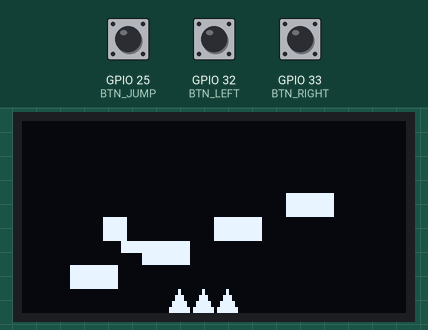
Bench run of a sketch on a simulated ESP32. On the bench: 128×64 one-colour display. The test bench sets the inputs (shaded band); at power-on: GPIO 25 (BTN_JUMP) HIGH, GPIO 32 (BTN_LEFT) HIGH, GPIO 33 (BTN_RIGHT) HIGH.

Above: at 1.2 s.
1.3 s: GPIO 25 (BTN_JUMP) pulled LOW for 0.15 s
At 1.72 s:
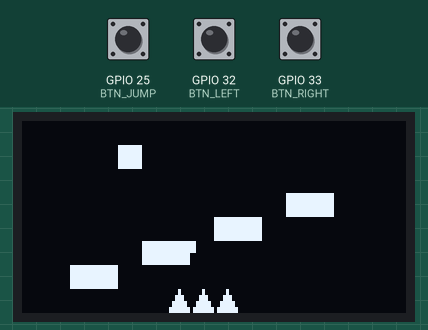
2.0 s: GPIO 32 (BTN_LEFT) pulled LOW for 1 s
At 2.34 s:
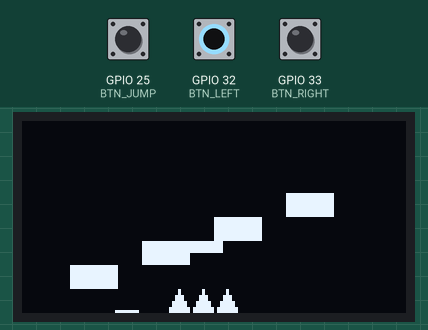
3.6 s: GPIO 33 (BTN_RIGHT) pulled LOW for 3.2 s
At 4.12 s:
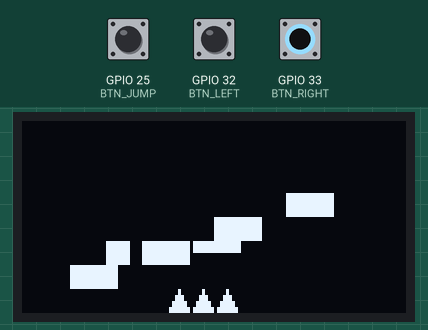
7.4 s: GPIO 25 (BTN_JUMP) pulled LOW for 1 s
At 8.47 s:
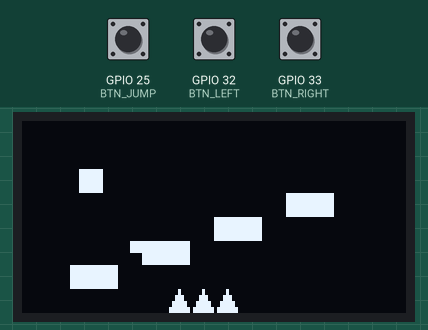
9.0 s: GPIO 32 (BTN_LEFT) pulled LOW for 0.15 s
At 9.27 s:
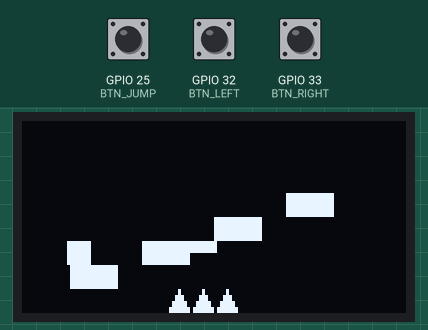
9.7 s: GPIO 33 (BTN_RIGHT) pulled LOW for 0.15 s
At 10.27 s:
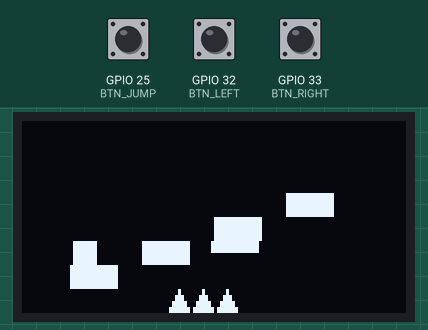
Timing chart, 0 to 11.4 s (numbered marks = the images above; inputs shaded):
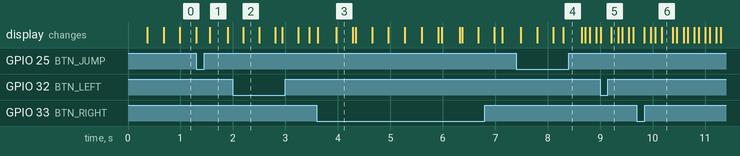

The sketch:

oled_game.ino
```cpp
#include <U8g2lib.h>
#include <Wire.h>

// ---------------- DISPLAY ----------------
U8G2_SSD1306_128X64_NONAME_F_HW_I2C u8g2(U8G2_R0);

// ---------------- BUTTONS ----------------
#define BTN_LEFT  32
#define BTN_RIGHT 33
#define BTN_JUMP  25

bool leftPressed, rightPressed, jumpPressed;

// ---------------- PLAYER ----------------
float playerX = 16;
float playerY = 16;
float playerVX = 0;
float playerVY = 0;

const float accel       = 0.4;   // horizontal acceleration
const float maxSpeed    = 2.2;   // max horizontal speed
const float friction    = 5;  // ground friction
const float airFriction = 0.1;  // air friction
const float gravity     = 1.1;
const float maxFall     = 4.5;
const float jumpStrength = -7.8;

bool onGround = false;

const int PLAYER_W = 8;
const int PLAYER_H = 8;

// ---------------- LEVEL / CHUNKS ----------------
const uint8_t CHUNK_WIDTH  = 16;
const uint8_t CHUNK_HEIGHT = 8;
const uint8_t TILE_SIZE    = 8;

const uint8_t NUM_CHUNKS = 5;

// 0 = empty, 1 = solid, 2 = spike
uint8_t level[NUM_CHUNKS][CHUNK_WIDTH][CHUNK_HEIGHT] = {0};

int currentChunk = 0;

// spawn positions per chunk
int spawnX[NUM_CHUNKS] = {16, 8, 8, 8, 8};
int spawnY[NUM_CHUNKS] = {16, 16, 16, 16, 16};

// ---------------- MOVING PLATFORMS ----------------
struct MovingPlatform {
  int chunk;      // which chunk it belongs to
  float x, y;     // top-left
  int w, h;
  float minX, maxX;
  float minY, maxY;
  float vx, vy;
  float prevX, prevY;
};

const int MAX_PLATFORMS = 8;
MovingPlatform plats[MAX_PLATFORMS];
int platCount = 0;

// ---------------- ENEMIES ----------------
struct Enemy {
  int chunk;
  float x, y;
  float minX, maxX;
  float vx;
};

const int MAX_ENEMIES = 8;
Enemy enemies[MAX_ENEMIES];
int enemyCount = 0;

// ==================================================
// HELPERS
// ==================================================
void resetPlayer() {
  playerX = spawnX[currentChunk];
  playerY = spawnY[currentChunk];
  playerVX = 0;
  playerVY = 0;
  onGround = false;
}

uint8_t getTile(int px, int py) {
  if (px < 0 || px >= 128 || py < 0 || py >= 64) return 0;
  int tx = px / TILE_SIZE;
  int ty = py / TILE_SIZE;
  if (tx < 0 || tx >= CHUNK_WIDTH || ty < 0 || ty >= CHUNK_HEIGHT) return 0;
  return level[currentChunk][tx][ty];
}

bool solidAt(int px, int py) {
  return getTile(px, py) == 1;
}

bool spikeAt(int px, int py) {
  return getTile(px, py) == 2;
}

void killPlayer() {
  delay(200);            // small pause
  currentChunk = 0;
  resetPlayer();
}

// AABB overlap
bool aabbOverlap(float x1, float y1, float w1, float h1,
                 float x2, float y2, float w2, float h2) {
  return !(x1 + w1 <= x2 || x2 + w2 <= x1 ||
           y1 + h1 <= y2 || y2 + h2 <= x1);
}

// ==================================================
// BUILD LEVELS
// ==================================================
void addPlatform(int chunk, float x, float y, int w, int h,
                 float minX, float maxX, float minY, float maxY,
                 float vx, float vy) {
  if (platCount >= MAX_PLATFORMS) return;
  plats[platCount].chunk = chunk;
  plats[platCount].x = x;
  plats[platCount].y = y;
  plats[platCount].w = w;
  plats[platCount].h = h;
  plats[platCount].minX = minX;
  plats[platCount].maxX = maxX;
  plats[platCount].minY = minY;
  plats[platCount].maxY = maxY;
  plats[platCount].vx = vx;
  plats[platCount].vy = vy;
  plats[platCount].prevX = x;
  plats[platCount].prevY = y;
  platCount++;
}

void addEnemy(int chunk, float x, float y, float minX, float maxX, float vx) {
  if (enemyCount >= MAX_ENEMIES) return;
  enemies[enemyCount].chunk = chunk;
  enemies[enemyCount].x = x;
  enemies[enemyCount].y = y;
  enemies[enemyCount].minX = minX;
  enemies[enemyCount].maxX = maxX;
  enemies[enemyCount].vx = vx;
  enemyCount++;
}

void buildLevels() {
  // Clear everything
  for (int c = 0; c < NUM_CHUNKS; c++)
    for (int x = 0; x < CHUNK_WIDTH; x++)
      for (int y = 0; y < CHUNK_HEIGHT; y++)
        level[c][x][y] = 0;

  platCount = 0;
  enemyCount = 0;

  // ---------------- CHUNK 0: basic intro ----------------
  // Small steps up to the right
  level[0][2][6] = 1; level[0][3][6] = 1;
  level[0][5][5] = 1; level[0][6][5] = 1;
  level[0][8][4] = 1; level[0][9][4] = 1;
  level[0][11][3] = 1; level[0][12][3] = 1;

  // Spikes at the bottom
  level[0][6][7] = 2;
  level[0][7][7] = 2;
  level[0][8][7] = 2;

  // One horizontal moving platform (rides)
  addPlatform(0, 20, 40, 16, 4, 20, 80, 40, 40, 0.6, 0.0);

  // ---------------- CHUNK 1: more vertical ----------------
  // Left side steps
  level[1][1][6] = 1; level[1][2][6] = 1;
  level[1][4][5] = 1; level[1][5][5] = 1;
  level[1][7][4] = 1; level[1][8][4] = 1;

  // Vertical wall
  level[1][10][3] = 1;
  level[1][10][4] = 1;
  level[1][10][5] = 1;

  // Small ledge past the wall
  level[1][12][4] = 1; level[1][13][4] = 1;

  // Spikes pit
  level[1][6][7] = 2; level[1][7][7] = 2; level[1][8][7] = 2;

  // Vertical moving platform (up/down)
  addPlatform(1, 64, 40, 16, 4, 64, 64, 24, 48, 0.0, -0.5);

  // Enemy patrolling on the ledge
  addEnemy(1, 90, 24, 80, 120, 0.5);

  // ---------------- CHUNK 2: tighter jumps ----------------
  // Narrow platforms
  level[2][2][5] = 1; level[2][3][5] = 1;
  level[2][6][4] = 1; level[2][7][4] = 1;
  level[2][10][3] = 1; level[2][11][3] = 1;
  level[2][13][2] = 1; level[2][14][2] = 1;

  // Double vertical walls with gap
  level[2][5][3] = 1; level[2][5][4] = 1;
  level[2][9][3] = 1; level[2][9][4] = 1;

  // Spikes below
  level[2][7][7] = 2; level[2][8][7] = 2; level[2][9][7] = 2;

  // Horizontal platform near top
  addPlatform(2, 40, 24, 16, 4, 24, 80, 24, 24, 0.5, 0.0);

  // Enemy on mid platform
  addEnemy(2, 56, 32, 40, 80, 0.4);

  // ---------------- CHUNK 3: vertical climb but fair ----------------
  // Staircase up left
  level[3][1][6] = 1;
  level[3][2][5] = 1;
  level[3][3][4] = 1;
  level[3][4][3] = 1;

  // Central wall
  level[3][7][2] = 1; level[3][7][3] = 1; level[3][7][4] = 1;

  // Ledge to the right
  level[3][10][3] = 1; level[3][11][3] = 1;

  // Top exit platform
  level[3][13][2] = 1; level[3][14][2] = 1;

  // Spikes bottom row
  for (int x = 3; x < 13; x++)
    level[3][x][7] = 2;

  // Vertical moving platform in center shaft
  addPlatform(3, 56, 40, 16, 4, 56, 56, 24, 48, 0.0, -0.6);

  // Enemy near the top
  addEnemy(3, 96, 16, 88, 120, 0.5);

  // ---------------- CHUNK 4: finale ----------------
  // Floating islands
  level[4][2][5] = 1; level[4][3][5] = 1;
  level[4][6][4] = 1; level[4][7][4] = 1;
  level[4][10][3] = 1; level[4][11][3] = 1;
  level[4][13][2] = 1; level[4][14][2] = 1;

  // Spikes in between
  level[4][4][7] = 2; level[4][5][7] = 2;
  level[4][8][7] = 2; level[4][9][7] = 2;
  level[4][12][7] = 2;

  // Combo moving platform: diagonal-ish (up then down)
  addPlatform(4, 32, 40, 16, 4, 24, 80, 24, 48, 0.4, -0.4);

  // Double enemy patrol
  addEnemy(4, 40, 32, 32, 80, 0.5);
  addEnemy(4, 96, 24, 88, 120, 0.4);
}

// ==================================================
// INPUT
// ==================================================
void readInput() {
  leftPressed  = (digitalRead(BTN_LEFT)  == LOW);
  rightPressed = (digitalRead(BTN_RIGHT) == LOW);
  jumpPressed  = (digitalRead(BTN_JUMP)  == LOW);
}

// ==================================================
// MOVING PLATFORMS UPDATE
// ==================================================
void updatePlatforms() {
  for (int i = 0; i < platCount; i++) {
    if (plats[i].chunk != currentChunk) continue;

    plats[i].prevX = plats[i].x;
    plats[i].prevY = plats[i].y;

    plats[i].x += plats[i].vx;
    plats[i].y += plats[i].vy;

    if (plats[i].x < plats[i].minX || plats[i].x + plats[i].w > plats[i].maxX) {
      plats[i].vx = -plats[i].vx;
      plats[i].x += plats[i].vx;
    }
    if (plats[i].y < plats[i].minY || plats[i].y + plats[i].h > plats[i].maxY) {
      plats[i].vy = -plats[i].vy;
      plats[i].y += plats[i].vy;
    }
  }
}

// ==================================================
// ENEMIES UPDATE
// ==================================================
void updateEnemies() {
  for (int i = 0; i < enemyCount; i++) {
    if (enemies[i].chunk != currentChunk) continue;

    enemies[i].x += enemies[i].vx;
    if (enemies[i].x < enemies[i].minX || enemies[i].x > enemies[i].maxX) {
      enemies[i].vx = -enemies[i].vx;
      enemies[i].x += enemies[i].vx;
    }

    // Player collision
    if (aabbOverlap(playerX, playerY, PLAYER_W, PLAYER_H,
                    enemies[i].x, enemies[i].y, 8, 8)) {
      killPlayer();
    }
  }
}

// ==================================================
// PLAYER PHYSICS
// ==================================================
void updatePlayer() {
  // Horizontal input accel
  if (leftPressed) {
    playerVX -= accel;
  } else if (rightPressed) {
    playerVX += accel;
  } else {
    // friction
    float f = onGround ? friction : airFriction;
    if (playerVX > 0) {
      playerVX -= f;
      if (playerVX < 0) playerVX = 0;
    } else if (playerVX < 0) {
      playerVX += f;
      if (playerVX > 0) playerVX = 0;
    }
  }

  // Clamp speed
  if (playerVX > maxSpeed)  playerVX = maxSpeed;
  if (playerVX < -maxSpeed) playerVX = -maxSpeed;

  // Jump
  if (jumpPressed && onGround) {
    playerVY = jumpStrength;
    onGround = false;
  }

  // Gravity
  playerVY += gravity;
  if (playerVY > maxFall) playerVY = maxFall;

  // Horizontal movement with tile collision
  float newX = playerX + playerVX;
  if (!solidAt((int)newX, (int)playerY) &&
      !solidAt((int)newX + PLAYER_W - 1, (int)playerY) &&
      !solidAt((int)newX, (int)playerY + PLAYER_H - 1) &&
      !solidAt((int)newX + PLAYER_W - 1, (int)playerY + PLAYER_H - 1)) {
    playerX = newX;
  } else {
    playerVX = 0;
  }

  // Vertical movement with tile collision
  float newY = playerY + playerVY;
  if (playerVY > 0) {
    // falling
    if (!solidAt((int)playerX, (int)newY + PLAYER_H - 1) &&
        !solidAt((int)playerX + PLAYER_W - 1, (int)newY + PLAYER_H - 1)) {
      playerY = newY;
      onGround = false;
    } else {
      // snap to tile
      int ty = ((int)newY + PLAYER_H - 1) / TILE_SIZE;
      playerY = ty * TILE_SIZE - PLAYER_H;
      playerVY = 0;
      onGround = true;
    }
  } else {
    // jumping up
    if (!solidAt((int)playerX, (int)newY) &&
        !solidAt((int)playerX + PLAYER_W - 1, (int)newY)) {
      playerY = newY;
    } else {
      playerVY = 0;
    }
  }

  // Moving platforms interaction (ride + push)
  onGround = onGround; // keep flag but refine with platforms
  for (int i = 0; i < platCount; i++) {
    if (plats[i].chunk != currentChunk) continue;

    // platform AABB
    float px = plats[i].x;
    float py = plats[i].y;
    float pw = plats[i].w;
    float ph = plats[i].h;

    float dx = plats[i].x - plats[i].prevX;
    float dy = plats[i].y - plats[i].prevY;

    // Standing on platform: check player feet just above platform and falling
    bool wasAbove = (playerY + PLAYER_H <= py + 2);
    bool feetOnPlatform =
      playerY + PLAYER_H >= py - 1 &&
      playerY + PLAYER_H <= py + ph &&
      playerX + PLAYER_W > px &&
      playerX < px + pw;

    if (feetOnPlatform && playerVY >= 0 && wasAbove) {
      playerY = py - PLAYER_H;
      playerVY = 0;
      onGround = true;
      // ride horizontal/vertical movement
      playerX += dx;
      playerY += dy;
    } else {
      // Side push (rough, simple)
      if (aabbOverlap(playerX, playerY, PLAYER_W, PLAYER_H,
                      px, py, pw, ph)) {
        if (dx > 0) playerX += dx;
        if (dx < 0) playerX += dx;
        if (dy > 0) playerY += dy;
        if (dy < 0) playerY += dy;
      }
    }
  }

  // Spikes collision
  if (spikeAt((int)playerX, (int)playerY) ||
      spikeAt((int)playerX + PLAYER_W - 1, (int)playerY) ||
      spikeAt((int)playerX, (int)playerY + PLAYER_H - 1) ||
      spikeAt((int)playerX + PLAYER_W - 1, (int)playerY + PLAYER_H - 1)) {
    killPlayer();
  }

  // Fall off screen
  if (playerY > 64) {
    killPlayer();
  }

  // Chunk transitions
  if (playerX > 128) {
    if (currentChunk < NUM_CHUNKS - 1) {
      currentChunk++;
      resetPlayer();
    } else {
      playerX = 120;
    }
  }
  if (playerX + PLAYER_W < 0) {
    if (currentChunk > 0) {
      currentChunk--;
      resetPlayer();
    } else {
      playerX = 0;
    }
  }
}

// ==================================================
// RENDER
// ==================================================
void drawLevel() {
  for (int x = 0; x < CHUNK_WIDTH; x++) {
    for (int y = 0; y < CHUNK_HEIGHT; y++) {
      uint8_t t = level[currentChunk][x][y];
      int sx = x * TILE_SIZE;
      int sy = y * TILE_SIZE;
      if (t == 1) {
        u8g2.drawBox(sx, sy, TILE_SIZE, TILE_SIZE);
      } else if (t == 2) {
        // spike triangle
        u8g2.drawTriangle(sx, sy + TILE_SIZE,
                          sx + TILE_SIZE / 2, sy,
                          sx + TILE_SIZE, sy + TILE_SIZE);
      }
    }
  }
}

void drawPlatforms() {
  for (int i = 0; i < platCount; i++) {
    if (plats[i].chunk != currentChunk) continue;
    u8g2.drawBox((int)plats[i].x, (int)plats[i].y, plats[i].w, plats[i].h);
  }
}

void drawEnemies() {
  for (int i = 0; i < enemyCount; i++) {
    if (enemies[i].chunk != currentChunk) continue;
    u8g2.drawFrame((int)enemies[i].x, (int)enemies[i].y, 8, 8);
  }
}

void drawPlayer() {
  u8g2.drawBox((int)playerX, (int)playerY, PLAYER_W, PLAYER_H);
}

// ==================================================
// SETUP / LOOP
// ==================================================
void setup() {
  u8g2.begin();

  pinMode(BTN_LEFT,  INPUT_PULLUP);
  pinMode(BTN_RIGHT, INPUT_PULLUP);
  pinMode(BTN_JUMP,  INPUT_PULLUP);

  buildLevels();
  resetPlayer();
}

void loop() {
  readInput();
  updatePlatforms();
  updateEnemies();
  updatePlayer();

  u8g2.clearBuffer();
  drawLevel();
  drawPlatforms();
  drawEnemies();
  drawPlayer();
  u8g2.sendBuffer();

  delay(16); // ~60 FPS
}
```
